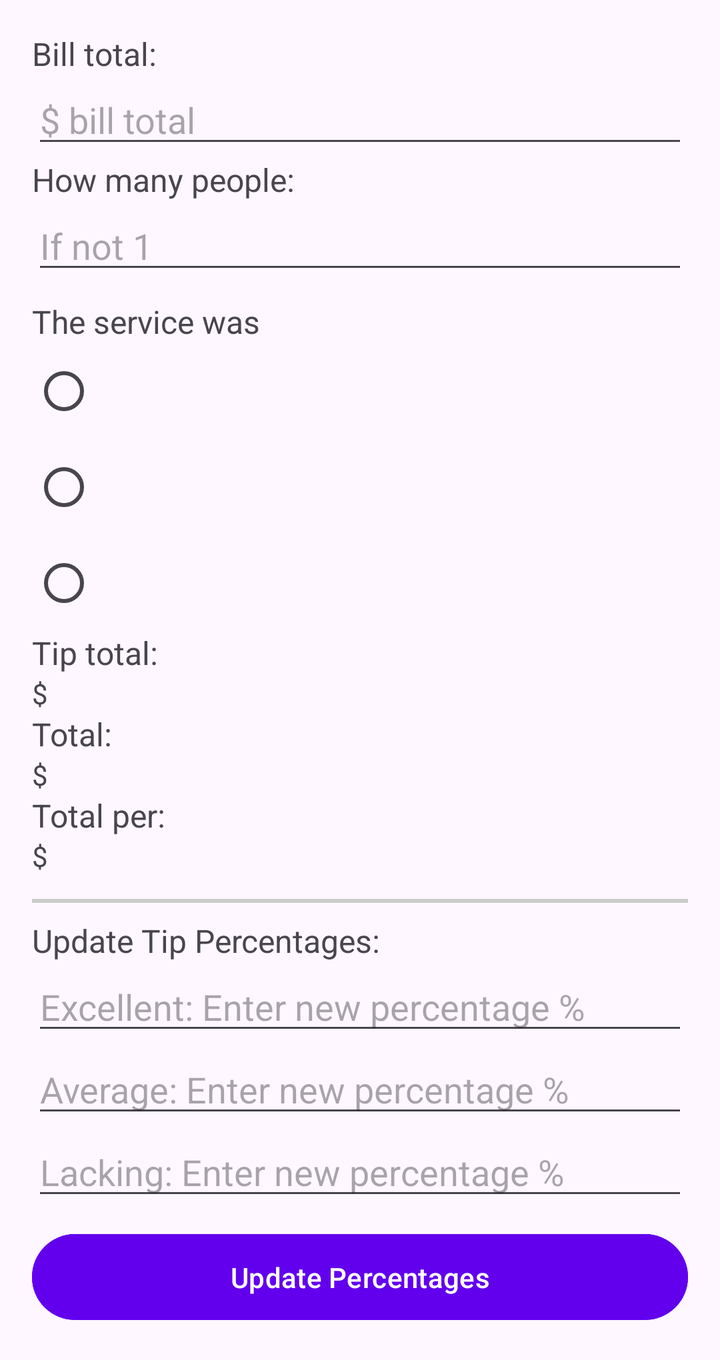
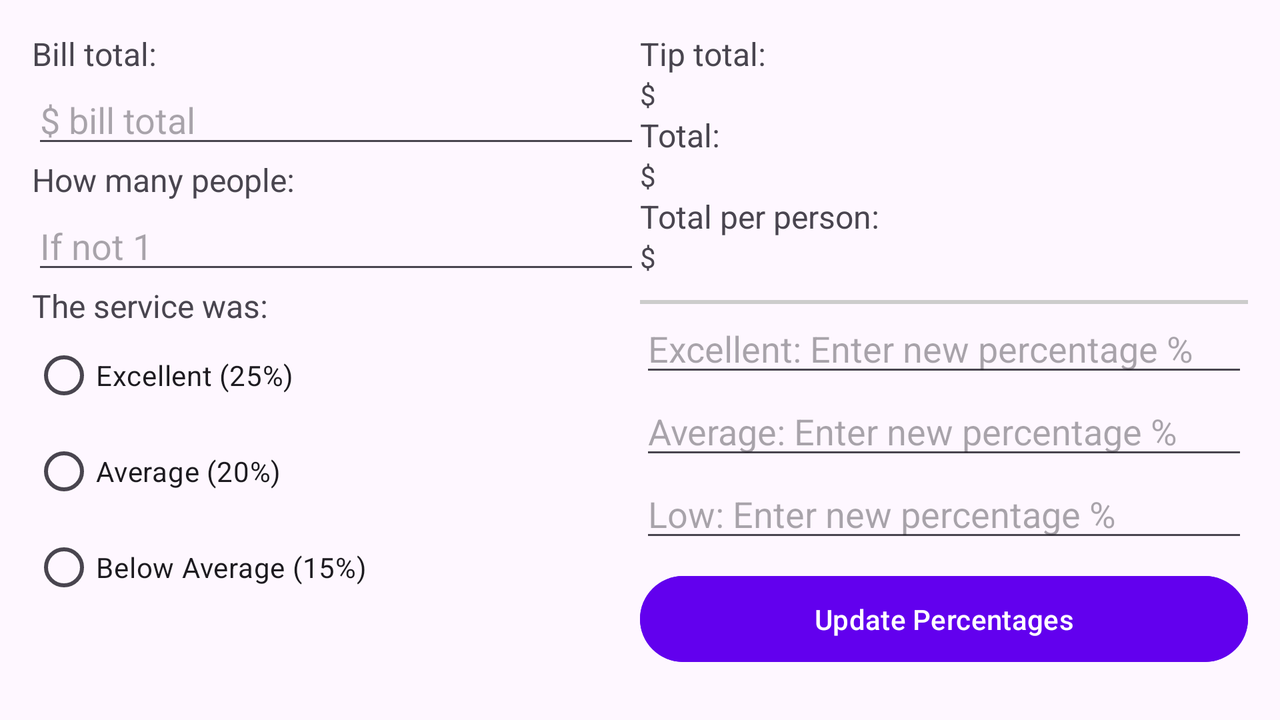

One screen, two layout resources from the same app: the default and the repository's alternative for another configuration. Each is rendered where Android would select it; the XML of both is given below.
<!-- AndroidManifest.xml: application theme Theme.FuckingStupid -->
<!-- res/layout/activity_main.xml -->
<?xml version="1.0" encoding="utf-8"?>
<ScrollView xmlns:android="http://schemas.android.com/apk/res/android"
    android:layout_width="match_parent"
    android:layout_height="match_parent"
    android:fillViewport="true"> 

    <LinearLayout
        android:layout_width="match_parent"
        android:layout_height="wrap_content"
        android:orientation="vertical"
        android:padding="16dp">
        
        <TextView
            android:layout_width="wrap_content"
            android:layout_height="wrap_content"
            android:text="Bill total:"
            android:textSize="16sp" />
        <EditText
            android:id="@+id/billTotal"
            android:layout_width="match_parent"
            android:layout_height="wrap_content"
            android:hint="$ bill total"
            android:inputType="numberDecimal" />

        
        <TextView
            android:layout_width="wrap_content"
            android:layout_height="wrap_content"
            android:text="How many people:"
            android:textSize="16sp" />
        <EditText
            android:id="@+id/numPeople"
            android:layout_width="match_parent"
            android:layout_height="wrap_content"
            android:hint="If not 1"
            android:inputType="number" />

        
        <TextView
            android:layout_width="wrap_content"
            android:layout_height="wrap_content"
            android:text="The service was"
            android:textSize="16sp"
            android:paddingTop="8dp" />
        <RadioGroup
            android:id="@+id/serviceGroup"
            android:layout_width="match_parent"
            android:layout_height="wrap_content">

            <RadioButton
                android:id="@+id/excellentService"
                android:layout_width="wrap_content"
                android:layout_height="wrap_content"/>

            <RadioButton
                android:id="@+id/averageService"
                android:layout_width="wrap_content"
                android:layout_height="wrap_content"/>

            <RadioButton
                android:id="@+id/belowAverageService"
                android:layout_width="wrap_content"
                android:layout_height="wrap_content" />
        </RadioGroup>

        
        <TextView
            android:layout_width="wrap_content"
            android:layout_height="wrap_content"
            android:text="Tip total:"
            android:textSize="16sp" />
        <TextView
            android:id="@+id/tipTotal"
            android:layout_width="wrap_content"
            android:layout_height="wrap_content"
            android:text="$" />

        <TextView
            android:layout_width="wrap_content"
            android:layout_height="wrap_content"
            android:text="Total:"
            android:textSize="16sp" />
        <TextView
            android:id="@+id/totalAmount"
            android:layout_width="wrap_content"
            android:layout_height="wrap_content"
            android:text="$" />

        <TextView
            android:layout_width="wrap_content"
            android:layout_height="wrap_content"
            android:text="Total per:"
            android:textSize="16sp" />
        <TextView
            android:id="@+id/totalPerPerson"
            android:layout_width="wrap_content"
            android:layout_height="wrap_content"
            android:text="$" />

        
        <View
            android:layout_width="match_parent"
            android:layout_height="2dp"
            android:background="#CCCCCC"
            android:layout_marginTop="12dp" />

        
        <TextView android:layout_width="wrap_content"
            android:layout_height="wrap_content"
            android:text="Update Tip Percentages:"
            android:textSize="16sp"
            android:paddingTop="8dp"/>
        <EditText
            android:id="@+id/excellentTipInput"
            android:layout_width="match_parent"
            android:layout_height="wrap_content"
            android:hint="Excellent: Enter new percentage %"
            android:inputType="number" />
        <EditText
            android:id="@+id/averageTipInput"
            android:layout_width="match_parent"
            android:layout_height="wrap_content"
            android:hint="Average: Enter new percentage %"
            android:inputType="number" />
        <EditText
            android:id="@+id/belowAverageTipInput"
            android:layout_width="match_parent"
            android:layout_height="wrap_content"
            android:hint="Lacking: Enter new percentage %"
            android:inputType="number" />
        <Button
            android:id="@+id/updateButton"
            android:layout_width="match_parent"
            android:layout_height="wrap_content"
            android:text="Update Percentages"
            android:backgroundTint="#6200EE"
            android:textColor="#FFFFFF"
            android:padding="12dp"
            android:layout_marginTop="8dp" />
    </LinearLayout>
</ScrollView>
<!-- resources referenced by this layout -->
<resources>
  <style name="Theme.FuckingStupid" parent="Base.Theme.FuckingStupid" />
  <style name="Base.Theme.FuckingStupid" parent="Theme.Material3.DayNight.NoActionBar">
          
          
      </style>
</resources>
<!-- res/layout-land/activity_main.xml (the repository's variant of the layout above) -->
<!-- drawn on the phone turned sideways -->
<ScrollView xmlns:android="http://schemas.android.com/apk/res/android"
    android:layout_width="match_parent"
    android:layout_height="match_parent"
    android:fillViewport="true">  

    <LinearLayout
        android:layout_width="match_parent"
        android:layout_height="wrap_content"
        android:orientation="horizontal"
        android:padding="16dp">

        
        <LinearLayout
            android:layout_width="0dp"
            android:layout_height="match_parent"
            android:layout_weight="1"
            android:orientation="vertical">

            <TextView
                android:layout_width="wrap_content"
                android:layout_height="wrap_content"
                android:text="Bill total:"
                android:textSize="16sp" />
            <EditText
                android:id="@+id/billTotal"
                android:layout_width="match_parent"
                android:layout_height="wrap_content"
                android:hint="$ bill total"
                android:inputType="numberDecimal" />

            <TextView
                android:layout_width="wrap_content"
                android:layout_height="wrap_content"
                android:text="How many people:"
                android:textSize="16sp" />
            <EditText
                android:id="@+id/numPeople"
                android:layout_width="match_parent"
                android:layout_height="wrap_content"
                android:hint="If not 1"
                android:inputType="number" />

            <TextView
                android:layout_width="wrap_content"
                android:layout_height="wrap_content"
                android:text="The service was:"
                android:textSize="16sp" />
            <RadioGroup
                android:id="@+id/serviceGroup"
                android:layout_width="match_parent"
                android:layout_height="wrap_content">
                <RadioButton
                    android:id="@+id/excellentService"
                    android:layout_width="wrap_content"
                    android:layout_height="wrap_content"
                    android:text="Excellent (25%)" />
                <RadioButton
                    android:id="@+id/averageService"
                    android:layout_width="wrap_content"
                    android:layout_height="wrap_content"
                    android:text="Average (20%)" />
                <RadioButton
                    android:id="@+id/belowAverageService"
                    android:layout_width="wrap_content"
                    android:layout_height="wrap_content"
                    android:text="Below Average (15%)" />
            </RadioGroup>

        </LinearLayout>

        
        <LinearLayout
            android:layout_width="0dp"
            android:layout_height="match_parent"
            android:layout_weight="1"
            android:orientation="vertical">

            <TextView
                android:layout_width="wrap_content"
                android:layout_height="wrap_content"
                android:text="Tip total:"
                android:textSize="16sp" />
            <TextView
                android:id="@+id/tipTotal"
                android:layout_width="wrap_content"
                android:layout_height="wrap_content"
                android:text="$" />

            <TextView
                android:layout_width="wrap_content"
                android:layout_height="wrap_content"
                android:text="Total:"
                android:textSize="16sp" />
            <TextView
                android:id="@+id/totalAmount"
                android:layout_width="wrap_content"
                android:layout_height="wrap_content"
                android:text="$" />

            <TextView
                android:layout_width="wrap_content"
                android:layout_height="wrap_content"
                android:text="Total per person:"
                android:textSize="16sp" />
            <TextView
                android:id="@+id/totalPerPerson"
                android:layout_width="wrap_content"
                android:layout_height="wrap_content"
                android:text="$" />

            <View
                android:layout_width="match_parent"
                android:layout_height="2dp"
                android:background="#CCCCCC"
                android:layout_marginTop="12dp" />

            <EditText
                android:id="@+id/excellentTipInput"
                android:layout_width="match_parent"
                android:layout_height="wrap_content"
                android:hint="Excellent: Enter new percentage %"
                android:inputType="number" />
            <EditText
                android:id="@+id/averageTipInput"
                android:layout_width="match_parent"
                android:layout_height="wrap_content"
                android:hint="Average: Enter new percentage %"
                android:inputType="number" />
            <EditText
                android:id="@+id/belowAverageTipInput"
                android:layout_width="match_parent"
                android:layout_height="wrap_content"
                android:hint="Low: Enter new percentage %"
                android:inputType="number" />
            <Button
                android:id="@+id/updateButton"
                android:layout_width="match_parent"
                android:layout_height="wrap_content"
                android:text="Update Percentages"
                android:backgroundTint="#6200EE"
                android:textColor="#FFFFFF"
                android:padding="12dp"
                android:layout_marginTop="8dp" />

        </LinearLayout>

    </LinearLayout>

</ScrollView>
